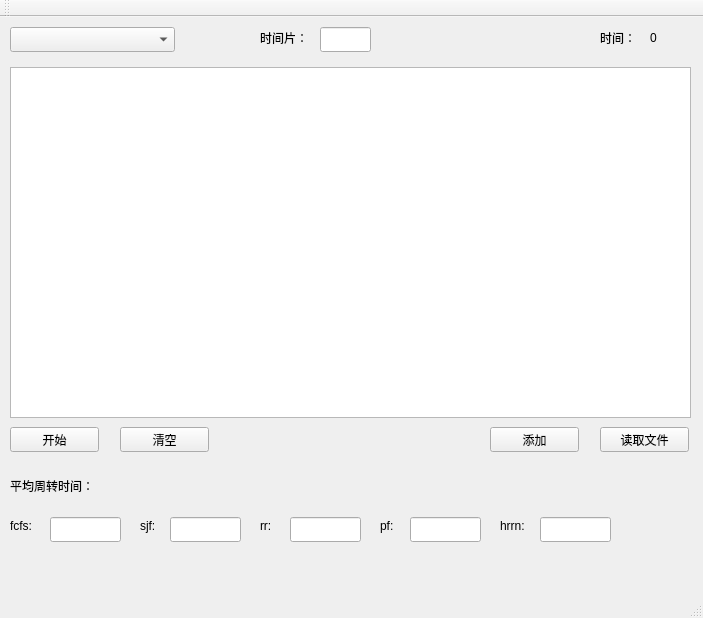
<?xml version="1.0" encoding="UTF-8"?>
<ui version="4.0">
 <class>MainWindow</class>
 <widget class="QMainWindow" name="MainWindow">
  <property name="geometry">
   <rect>
    <x>0</x>
    <y>0</y>
    <width>703</width>
    <height>618</height>
   </rect>
  </property>
  <property name="windowTitle">
   <string>MainWindow</string>
  </property>
  <widget class="QWidget" name="centralWidget">
   <widget class="QComboBox" name="comboBox">
    <property name="geometry">
     <rect>
      <x>10</x>
      <y>10</y>
      <width>165</width>
      <height>25</height>
     </rect>
    </property>
   </widget>
   <widget class="QTableWidget" name="tableWidget">
    <property name="geometry">
     <rect>
      <x>10</x>
      <y>50</y>
      <width>681</width>
      <height>351</height>
     </rect>
    </property>
   </widget>
   <widget class="QPushButton" name="startButton">
    <property name="geometry">
     <rect>
      <x>10</x>
      <y>410</y>
      <width>89</width>
      <height>25</height>
     </rect>
    </property>
    <property name="text">
     <string>开始</string>
    </property>
   </widget>
   <widget class="QPushButton" name="addButton">
    <property name="geometry">
     <rect>
      <x>490</x>
      <y>410</y>
      <width>89</width>
      <height>25</height>
     </rect>
    </property>
    <property name="text">
     <string>添加</string>
    </property>
   </widget>
   <widget class="QPushButton" name="fileButton">
    <property name="geometry">
     <rect>
      <x>600</x>
      <y>410</y>
      <width>89</width>
      <height>25</height>
     </rect>
    </property>
    <property name="text">
     <string>读取文件</string>
    </property>
   </widget>
   <widget class="QLabel" name="timer">
    <property name="geometry">
     <rect>
      <x>650</x>
      <y>10</y>
      <width>31</width>
      <height>21</height>
     </rect>
    </property>
    <property name="text">
     <string>0</string>
    </property>
   </widget>
   <widget class="QPushButton" name="clearButton">
    <property name="geometry">
     <rect>
      <x>120</x>
      <y>410</y>
      <width>89</width>
      <height>25</height>
     </rect>
    </property>
    <property name="text">
     <string>清空</string>
    </property>
   </widget>
   <widget class="QLineEdit" name="timeEdit">
    <property name="geometry">
     <rect>
      <x>320</x>
      <y>10</y>
      <width>51</width>
      <height>25</height>
     </rect>
    </property>
   </widget>
   <widget class="QLabel" name="label">
    <property name="geometry">
     <rect>
      <x>260</x>
      <y>10</y>
      <width>61</width>
      <height>21</height>
     </rect>
    </property>
    <property name="text">
     <string>时间片：</string>
    </property>
   </widget>
   <widget class="QLabel" name="label_2">
    <property name="geometry">
     <rect>
      <x>600</x>
      <y>10</y>
      <width>41</width>
      <height>21</height>
     </rect>
    </property>
    <property name="text">
     <string>时间：</string>
    </property>
   </widget>
   <widget class="QLabel" name="label_3">
    <property name="geometry">
     <rect>
      <x>10</x>
      <y>460</y>
      <width>101</width>
      <height>17</height>
     </rect>
    </property>
    <property name="text">
     <string>平均周转时间：</string>
    </property>
   </widget>
   <widget class="QLabel" name="label_4">
    <property name="geometry">
     <rect>
      <x>10</x>
      <y>500</y>
      <width>31</width>
      <height>17</height>
     </rect>
    </property>
    <property name="text">
     <string>fcfs:</string>
    </property>
   </widget>
   <widget class="QLabel" name="label_5">
    <property name="geometry">
     <rect>
      <x>140</x>
      <y>500</y>
      <width>31</width>
      <height>17</height>
     </rect>
    </property>
    <property name="text">
     <string>sjf:</string>
    </property>
   </widget>
   <widget class="QLabel" name="label_6">
    <property name="geometry">
     <rect>
      <x>260</x>
      <y>500</y>
      <width>31</width>
      <height>17</height>
     </rect>
    </property>
    <property name="text">
     <string>rr:</string>
    </property>
   </widget>
   <widget class="QLabel" name="label_7">
    <property name="geometry">
     <rect>
      <x>380</x>
      <y>500</y>
      <width>31</width>
      <height>17</height>
     </rect>
    </property>
    <property name="text">
     <string>pf:</string>
    </property>
   </widget>
   <widget class="QLabel" name="label_8">
    <property name="geometry">
     <rect>
      <x>500</x>
      <y>500</y>
      <width>31</width>
      <height>17</height>
     </rect>
    </property>
    <property name="text">
     <string>hrrn:</string>
    </property>
   </widget>
   <widget class="QLineEdit" name="fcsfEdit">
    <property name="geometry">
     <rect>
      <x>50</x>
      <y>500</y>
      <width>71</width>
      <height>25</height>
     </rect>
    </property>
   </widget>
   <widget class="QLineEdit" name="sjfEdit">
    <property name="geometry">
     <rect>
      <x>170</x>
      <y>500</y>
      <width>71</width>
      <height>25</height>
     </rect>
    </property>
   </widget>
   <widget class="QLineEdit" name="rrEdit">
    <property name="geometry">
     <rect>
      <x>290</x>
      <y>500</y>
      <width>71</width>
      <height>25</height>
     </rect>
    </property>
   </widget>
   <widget class="QLineEdit" name="pfEdit">
    <property name="geometry">
     <rect>
      <x>410</x>
      <y>500</y>
      <width>71</width>
      <height>25</height>
     </rect>
    </property>
   </widget>
   <widget class="QLineEdit" name="hrrnEdit">
    <property name="geometry">
     <rect>
      <x>540</x>
      <y>500</y>
      <width>71</width>
      <height>25</height>
     </rect>
    </property>
   </widget>
  </widget>
  <widget class="QMenuBar" name="menuBar">
   <property name="geometry">
    <rect>
     <x>0</x>
     <y>0</y>
     <width>703</width>
     <height>28</height>
    </rect>
   </property>
  </widget>
  <widget class="QToolBar" name="mainToolBar">
   <attribute name="toolBarArea">
    <enum>TopToolBarArea</enum>
   </attribute>
   <attribute name="toolBarBreak">
    <bool>false</bool>
   </attribute>
  </widget>
  <widget class="QStatusBar" name="statusBar"/>
 </widget>
 <layoutdefault spacing="6" margin="11"/>
 <resources/>
 <connections/>
</ui>
